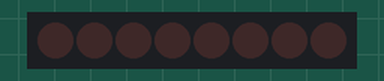
Simulated run of this sketch. Board: Arduino Uno, built with avr-gcc and run on an emulated ATmega328P. Shown: 8 shift-register outputs drawn as a row of LEDs (first output left, lit = HIGH). Wiring (inferred from the names in the program): shift register (74HC595): data pin 5; shift clock pin 7; latch pin 6. Wiring (inferred from the signals the program sends): row of LEDs: on Q0, Q1, Q2, Q3, Q4, Q5, Q6, Q7.

Above: at 0.2 s.
At 1.2 s:
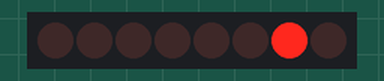
At 1.7 s:
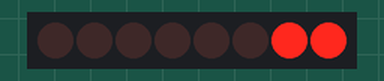
At 2.7 s:
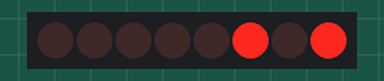
At 3.7 s:
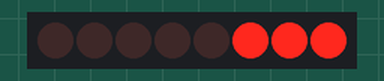
At 5.2 s:
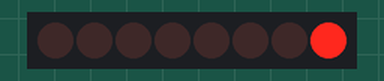
Timing chart, 0 to 5.9 s (numbered marks = the images above):
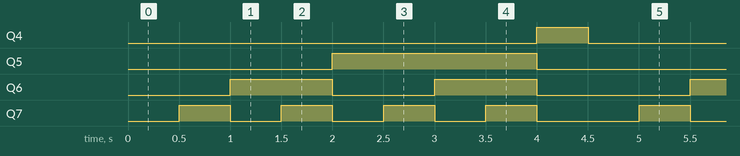

Measured:
- by itself, Q4: alternates HIGH for 0.50 s and LOW for 4.0 s
- by itself, Q5: alternates HIGH for 2.0 s and LOW for 2.5 s
- by itself, Q6: repeats every 4.5 s: LOW 1.0 s, HIGH 1.0 s, LOW 1.5 s, HIGH 1.0 s
- by itself, Q7: repeats every 4.5 s: 3 × (LOW 0.50 s, HIGH 0.50 s), LOW 1.0 s, HIGH 0.50 s

The sketch:

8led.ino
```cpp
#define _clock 7
#define _latch 6
#define _data 5

void setup() {
  pinMode(_latch, OUTPUT);
  pinMode(_clock, OUTPUT);
  pinMode(_data, OUTPUT);

}

void loop() {
  for (int i = 0; i<=8;i++)
  {
    digitalWrite(_latch,0);//chốt ic lại
    shiftOut(_data, _clock, LSBFIRST, i);
    digitalWrite(_latch, 1);//mở chốt
    delay(500);
    }

}
```
